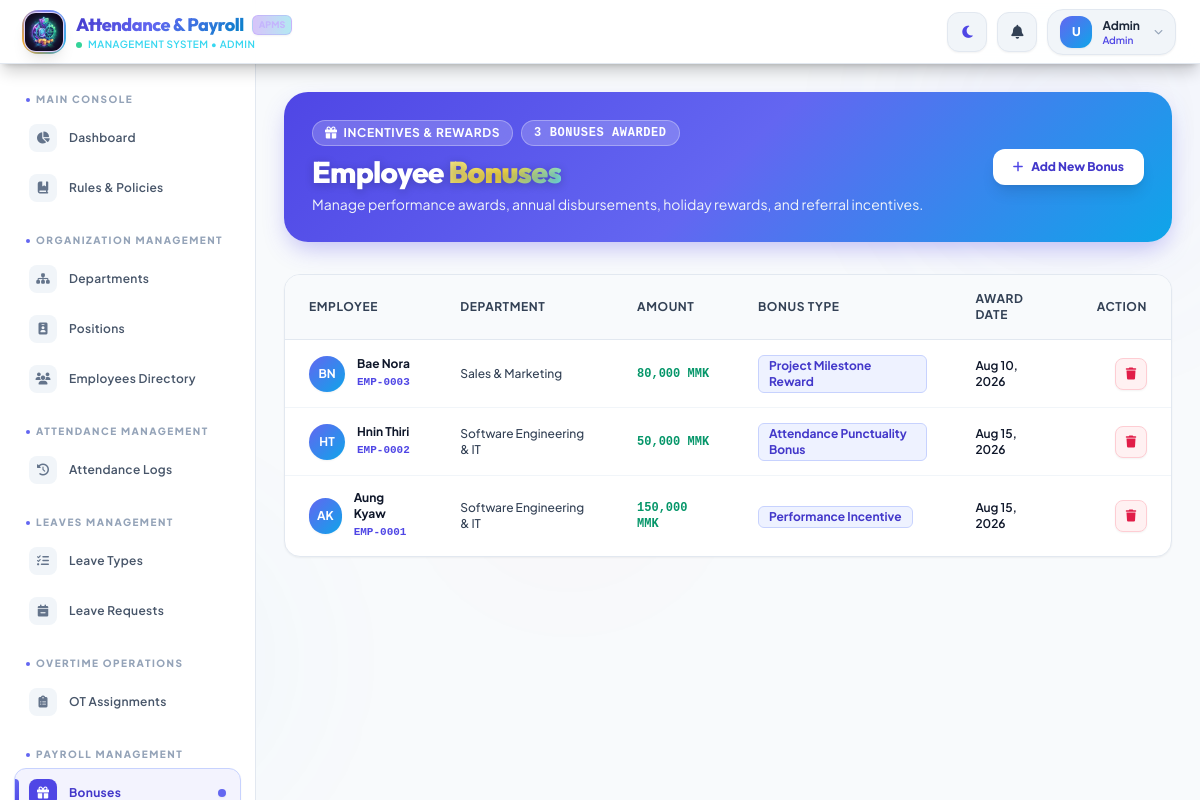
The page /admin/bonuses (signed in) on the database its author committed.
### tables this page shows
CREATE TABLE `empbonous` (
  `EmpBonousID` int NOT NULL AUTO_INCREMENT,
  `BonousID` int NOT NULL,
  `EmpID` int NOT NULL,
  `BonusDate` date NOT NULL,
  `Amount` decimal(12,2) NOT NULL DEFAULT '0.00',
  PRIMARY KEY (`EmpBonousID`),
  KEY `idx_empbonous_bonus` (`BonousID`),
  KEY `idx_empbonous_emp` (`EmpID`),
  CONSTRAINT `fk_empbonous_bonus` FOREIGN KEY (`BonousID`) REFERENCES `bonous` (`BonousID`) ON DELETE CASCADE ON UPDATE CASCADE,
  CONSTRAINT `fk_empbonous_employee` FOREIGN KEY (`EmpID`) REFERENCES `employee` (`EmpID`) ON DELETE CASCADE ON UPDATE CASCADE
);

CREATE TABLE `employee` (
  `EmpID` int NOT NULL AUTO_INCREMENT,
  `FirstName` varchar(100) NOT NULL,
  `LastName` varchar(100) NOT NULL,
  `Gender` enum('Male','Female','Other') NOT NULL DEFAULT 'Other',
  `Email` varchar(255) NOT NULL,
  `Password` varchar(255) NOT NULL,
  `PhoneNumber` varchar(30) NOT NULL,
  `Address` text NOT NULL,
  `PositionID` int NOT NULL,
  `JoinDate` date NOT NULL,
  `Status` enum('Active','Inactive') NOT NULL DEFAULT 'Active',
  `ProfilePhoto` varchar(255) DEFAULT NULL,
  `PasswordResetRequest` tinyint(1) NOT NULL DEFAULT '0',
  `is_first_login` tinyint(1) NOT NULL DEFAULT '1',
  PRIMARY KEY (`EmpID`),
  UNIQUE KEY `uq_emp_email` (`Email`),
  KEY `idx_employee_position` (`PositionID`),
  KEY `idx_employee_status` (`Status`),
  CONSTRAINT `fk_employee_position` FOREIGN KEY (`PositionID`) REFERENCES `position` (`PositionID`) ON DELETE RESTRICT ON UPDATE CASCADE
);

CREATE TABLE `department` (
  `DeptID` int NOT NULL AUTO_INCREMENT,
  `DeptName` varchar(100) NOT NULL,
  PRIMARY KEY (`DeptID`),
  UNIQUE KEY `uq_dept_name` (`DeptName`)
);

CREATE TABLE `bonous` (
  `BonousID` int NOT NULL AUTO_INCREMENT,
  `BonusType` varchar(100) NOT NULL,
  PRIMARY KEY (`BonousID`),
  UNIQUE KEY `uq_bonus_type` (`BonusType`)
);

### controllers/AdminController.php (called while the page is built, shortened)
<?php
class AdminController extends Controller {
    public function bonuses() {
        $empBonousModel = $this->model('EmpBonous');
        $bonuses = $empBonousModel->getAll();
        $employeeModel = $this->model('Employee');
        $employees = $employeeModel->getAll();
        $this->view('layouts/main', [
            'title' => 'Bonus Management',
            'content' => 'admin/bonuses',
            'bonuses' => $bonuses,
            'employees' => $employees
        ]);
    }
}

### core/Router.php (called while the page is built, shortened)
<?php
class Router {
    protected $currentMethod = 'index';
    public function __construct() {
        $url = $this->getUrl();
        if(isset($url[0]) && file_exists(__DIR__ . '/../controllers/' . ucwords($url[0]). 'Controller.php')){
            unset($url[0]);
        }
        $this->currentController = new $this->currentController;
        if(isset($url[1])){
            if(method_exists($this->currentController, $url[1])){
                $this->currentMethod = $url[1];
                unset($url[1]);
            }
        }
        $this->params = $url ? array_values($url) : [];
        call_user_func_array([$this->currentController, $this->currentMethod], $this->params);
    }
    public function getUrl(){
        if(isset($_GET['url'])){
            $url = rtrim($_GET['url'], '/');
            $url = filter_var($url, FILTER_SANITIZE_URL);
            $url = explode('/', $url);
            return $url;
        }
        return [];
    }
}

### index.php (called while the page is built, shortened)
<?php
require_once __DIR__ . '/config/database.php';
require_once __DIR__ . '/core/Controller.php';
require_once __DIR__ . '/core/Router.php';
$router = new Router();

### models/EmpBonous.php (called while the page is built, shortened)
<?php
require_once __DIR__ . '/../config/database.php';
class EmpBonous {
    private $conn;
    private $table = 'EmpBonous';
    public function __construct() {
        $database = new Database();
        $this->conn = $database->getConnection();
    }
    public function getAll() {
        $query = "SELECT eb.*, b.BonusType, e.FirstName, e.LastName, e.EmpID, d.DeptName
                  FROM " . $this->table . " eb
                  LEFT JOIN Bonous b ON eb.BonousID = b.BonousID
                  LEFT JOIN Employee e ON eb.EmpID = e.EmpID
                  LEFT JOIN Position p ON e.PositionID = p.PositionID
                  LEFT JOIN Department d ON p.DeptID = d.DeptID
                  ORDER BY eb.EmpBonousID DESC";
        $stmt = $this->conn->prepare($query);
        $stmt->execute();
        return $stmt->fetchAll(PDO::FETCH_ASSOC);
    }
}

### config/database.php (called while the page is built, shortened)
<?php
class Database {
    private $host = "localhost";
    private $db_name = "payrolldb";
    private $username = "root";
    private $password = "";
    public function getConnection() {
        $this->conn = null;
        try {
            $this->conn = new PDO("mysql:host=" . $this->host . ";dbname=" . $this->db_name, $this->username, $this->password);
            $this->conn->exec("set names utf8");
            $this->conn->setAttribute(PDO::ATTR_ERRMODE, PDO::ERRMODE_EXCEPTION);
            $this->conn->setAttribute(PDO::ATTR_DEFAULT_FETCH_MODE, PDO::FETCH_ASSOC);
        } catch(PDOException $exception) {
            echo "Database Connection Error: " . $exception->getMessage();
        }
        return $this->conn;
    }
}

### views/admin/bonuses.php (the view, shortened to what this page needs)
<div class="relative overflow-hidden rounded-3xl bg-gradient-to-r from-indigo-600 via-violet-600 to-cyan-600 p-6 lg:p-7 mb-8 shadow-xl" data-aos="fade-down">
    <div class="relative z-10 flex flex-col sm:flex-row items-start sm:items-center justify-between gap-4">
        <div>
            <div class="flex items-center gap-2 mb-2">
                <span class="inline-flex items-center gap-1.5 px-3 py-1 rounded-full bg-white/20 border border-white/30 text-white text-xs font-bold uppercase tracking-wider backdrop-blur-md">
                    <i class="fa-solid fa-gift"></i>
                    <span>Incentives & Rewards</span>
                </span>
                <span class="inline-flex items-center px-3 py-1 rounded-full bg-white/20 border border-white/30 text-white text-xs font-bold uppercase tracking-wider backdrop-blur-md font-mono">
                    <?= count($data['bonuses'] ?? []) ?> Bonuses Awarded
                </span>
            </div>
            <h1 class="text-2xl sm:text-3xl font-extrabold text-white tracking-tight font-outfit">
                Employee <span class="gradient-text">Bonuses</span>
            </h1>
            <p class="text-indigo-100 text-xs sm:text-sm mt-1">Manage performance awards, annual disbursements, holiday rewards, and referral incentives.</p>
        </div>
        <button onclick="document.getElementById('addModal').classList.remove('hidden')"
                class="px-5 py-2.5 rounded-xl bg-white text-indigo-700 hover:bg-slate-50 text-xs font-extrabold shadow-lg hover:scale-105 active:scale-95 transition-all flex items-center gap-2">
            <i class="fa-solid fa-plus text-indigo-600"></i>
            <span>Add New Bonus</span>
        </button>
    </div>
</div>
<div class="bg-white dark:bg-slate-800 rounded-2xl shadow-sm border border-slate-200 dark:border-slate-700 overflow-hidden mb-8" data-aos="fade-up" data-aos-delay="100">
    <div class="overflow-x-auto">
        <table class="w-full text-sm text-left text-slate-600 dark:text-slate-300">
            <thead class="text-xs uppercase bg-slate-50 dark:bg-slate-900/80 text-slate-700 dark:text-slate-300 border-b border-slate-200 dark:border-slate-700 font-bold tracking-wider">
                <tr>
                    <th scope="col" class="px-6 py-4">Employee</th>
                    <th scope="col" class="px-6 py-4">Department</th>
                    <th scope="col" class="px-6 py-4">Amount</th>
                    <th scope="col" class="px-6 py-4">Bonus Type</th>
                    <th scope="col" class="px-6 py-4">Award Date</th>
                    <th scope="col" class="px-6 py-4 text-right">Action</th>
                </tr>
            </thead>
            <tbody class="divide-y divide-slate-100 dark:divide-slate-700/60">
                <?php if(empty($data['bonuses'])): ?>
                    <tr class="bg-white dark:bg-slate-800">
                        <td colspan="6" class="px-6 py-12 text-center text-slate-500 dark:text-slate-400">
                            <div class="w-14 h-14 mx-auto bg-slate-100 dark:bg-slate-700 rounded-2xl flex items-center justify-center mb-3 text-indigo-500">
                                <i class="fa-solid fa-gift text-2xl"></i>
                            </div>
                            <p class="font-bold text-slate-900 dark:text-white text-sm">No bonuses recorded</p>
                        </td>
                    </tr>
                <?php else: ?>
                    <?php foreach($data['bonuses'] as $bonus): ?>
                    <tr class="hover:bg-slate-50/80 dark:hover:bg-slate-700/40 transition-colors group">
                        <td class="px-6 py-3.5">
                            <div class="flex items-center gap-3">
                                <div class="w-9 h-9 rounded-full bg-gradient-to-br from-indigo-500 to-sky-500 text-white flex items-center justify-center font-bold text-xs shadow-sm">
                                    <?= strtoupper(substr($bonus['FirstName'] ?? 'A',0,1) . substr($bonus['LastName'] ?? 'B',0,1)) ?>
                                </div>
                                <div>
                                    <div class="font-bold text-slate-900 dark:text-white text-xs"><?= htmlspecialchars(($bonus['FirstName'] ?? '') . ' ' . ($bonus['LastName'] ?? '')) ?></div>
                                    <div class="text-[11px] text-indigo-600 dark:text-sky-400 font-mono font-semibold">EMP-<?= str_pad($bonus['EmpID'] ?? 0, 4, '0', STR_PAD_LEFT) ?></div>
                                </div>
                            </div>
                        </td>
                        <td class="px-6 py-3.5 text-xs font-medium text-slate-700 dark:text-slate-300">
                            <?= htmlspecialchars($bonus['DeptName'] ?? 'N/A') ?>
                        </td>
                        <td class="px-6 py-3.5 font-mono font-bold text-emerald-600 dark:text-emerald-400 text-xs">
                            <?= number_format($bonus['Amount'] ?? 0) ?> MMK
                        </td>
                        <td class="px-6 py-3.5">
                            <span class="inline-flex items-center px-2.5 py-0.5 rounded-md text-xs font-bold bg-indigo-50 text-indigo-700 border border-indigo-200 dark:bg-indigo-950/50 dark:text-indigo-300 dark:border-indigo-800">
                                <?= htmlspecialchars($bonus['BonusType'] ?? 'General') ?>
                            </span>
                        </td>
                        <td class="px-6 py-3.5 font-semibold text-slate-900 dark:text-white text-xs">
                            <?= date('M j, Y', strtotime($bonus['BonusDate'] ?? 'now')) ?>
                        </td>
                        <td class="px-6 py-3.5 text-right">
                            <form action="/payrollsystem/admin/bonuses" method="POST" class="inline-block" onsubmit="return confirm('Are you sure you want to delete this bonus?');">
                                <button type="submit" class="w-8 h-8 rounded-lg bg-rose-50 text-rose-600 hover:bg-rose-100 dark:bg-rose-950/50 dark:text-rose-400 dark:hover:bg-rose-900/60 border border-rose-200 dark:border-rose-800 inline-flex items-center justify-center transition-colors shadow-sm" title="Delete Bonus">
                                    <i class="fa-solid fa-trash text-xs"></i>
                                </button>
                            </form>
                        </td>
                    </tr>
                    <?php endforeach; ?>
                <?php endif; ?>
            </tbody>
        </table>
    </div>
</div>

### views/layouts/main.php (style rules this page uses)
* { box-sizing: border-box; }
body { font-family: 'Plus Jakarta Sans', sans-serif; transition: background-color 0.3s ease, color 0.3s ease; }
.gradient-text { background: linear-gradient(135deg, #4338ca 0%, #6366f1 45%, #0284c7 100%); -webkit-background-clip: text; -webkit-text-fill-color: transparent; background-clip: text; display: inline-block; }
.bg-gradient-to-r.from-indigo-600 { background: linear-gradient(135deg, #4f46e5 0%, #6366f1 50%, #0ea5e9 100%) !important; box-shadow: 0 10px 25px -5px rgba(79, 70, 229, 0.35); }
.bg-gradient-to-r.from-indigo-600 h1, .bg-gradient-to-r.from-indigo-600 h2 { color: #ffffff !important; text-shadow: 0 2px 8px rgba(15, 23, 42, 0.25); }
.bg-gradient-to-r.from-indigo-600 p { color: #f1f5f9 !important; }
.bg-gradient-to-r.from-indigo-600 .gradient-text { background: linear-gradient(135deg, #fef08a 0%, #fde047 50%, #67e8f9 100%) !important; -webkit-background-clip: text !important; -webkit-text-fill-color: transparent !important; background-clip: text !important; font-weight: 900; }

### rows shown on the page
empbonous: EmpID.LastName "BN", EmpID.LastName "Bae Nora", EmpID.EmpID "0003", department.DeptName "Sales & Marketing", Amount "80,000", BonousID.BonusType "Project Milestone Reward", BonusDate "Aug 10, 2026"
empbonous: EmpID.LastName "HT", EmpID.LastName "Hnin Thiri", EmpID.EmpID "0002", department.DeptName "Software Engineering & IT", Amount "50,000", BonousID.BonusType "Attendance Punctuality Bonus", BonusDate "Aug 15, 2026"
empbonous: EmpID.LastName "AK", EmpID.LastName "Aung Kyaw", EmpID.EmpID "0001", department.DeptName "Software Engineering & IT", Amount "150,000", BonousID.BonusType "Performance Incentive", BonusDate "Aug 15, 2026"

### other values the page prints
$_SESSION['role'] "ADMIN"
substr($_SESSION['Email'] ?? ($_SESSION['first_name'] ?? 'U'), 0, 1) "U"
$_SESSION['first_name'] "Admin"
$_SESSION['role'] "Admin"
$section['label'] "MAIN CONSOLE"
$item['label'] "Dashboard"
$item['label'] "Rules & Policies"
$section['label'] "ORGANIZATION MANAGEMENT"
$item['label'] "Departments"
$item['label'] "Positions"
$item['label'] "Employees Directory"
$section['label'] "ATTENDANCE MANAGEMENT"
$item['label'] "Attendance Logs"
$section['label'] "LEAVES MANAGEMENT"
$item['label'] "Leave Types"
